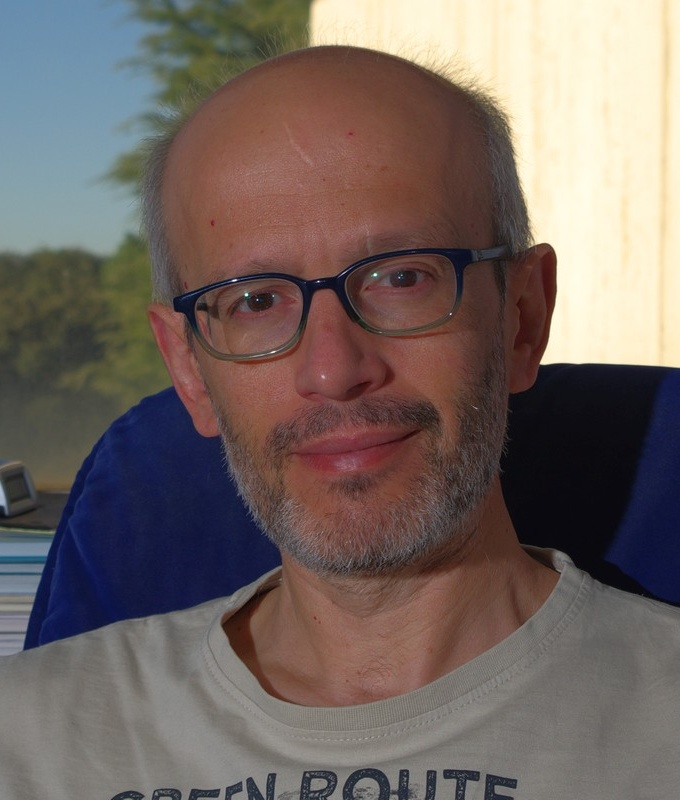
%> input picture FC_LAB5/foto.jpg, 680 x 800 px
$ octave --eval "result = energia(imread('foto.jpg'));"   (GNU Octave 9; MATLAB toolbox functions it lacks are replaced by stand-ins)
%> lines starting %> are read from the running program, lines starting %| are printed output that depends on the picture
function E=energia(im)
    soporte = [7 7];
    S = 1.5;
    filtro = fspecial('gauss', soporte, S);

    im2 = imfilter(im, filtro, 'sym');
    det = abs(im - im2);
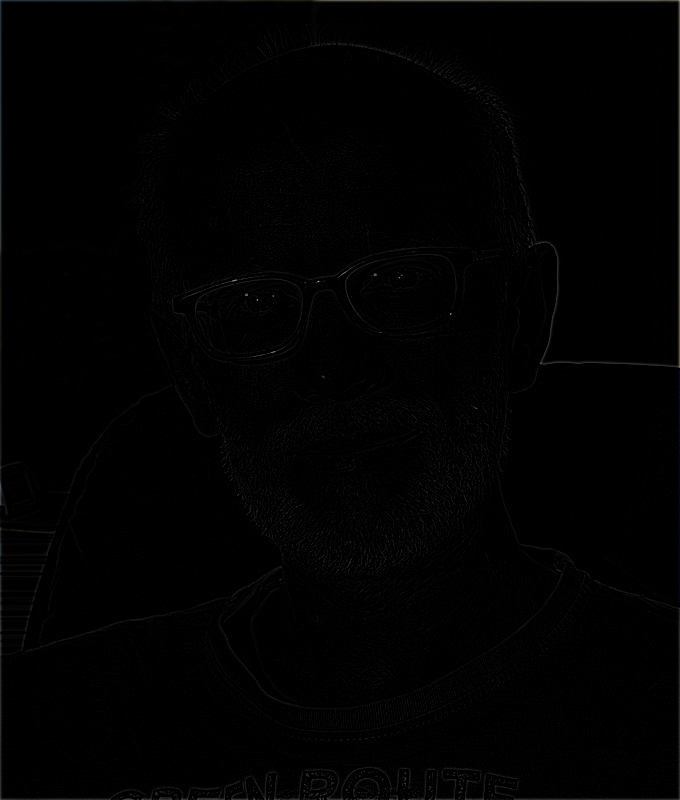
%> det: size 800x680x3 uint8; mean R, G, B 1.6, 1.6, 1.6
    detalle = det(:,:,1)+det(:,:,2)+det(:,:,3);
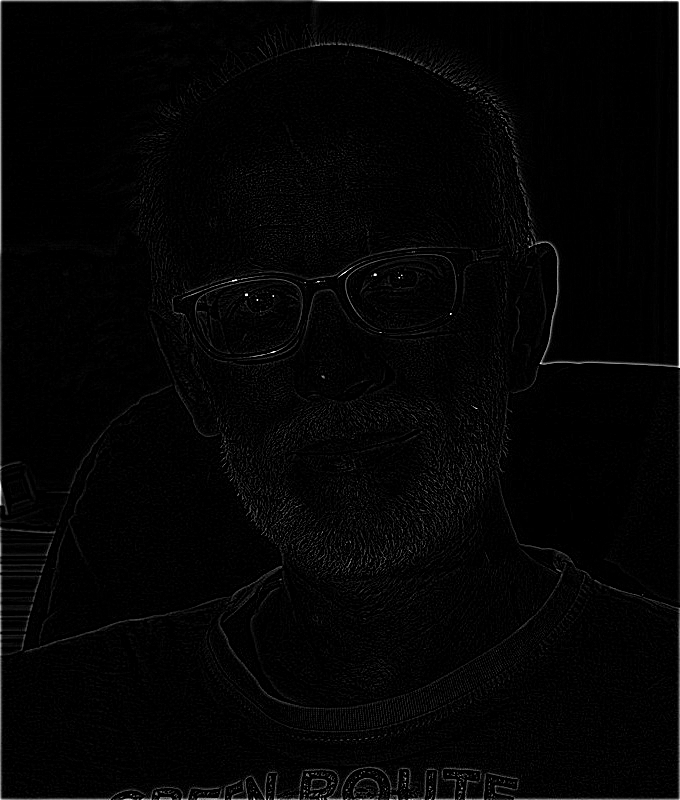
%> detalle: size 800x680 uint8; min 0, max 255, mean 4.7
    E = 10*log2(1+detalle);
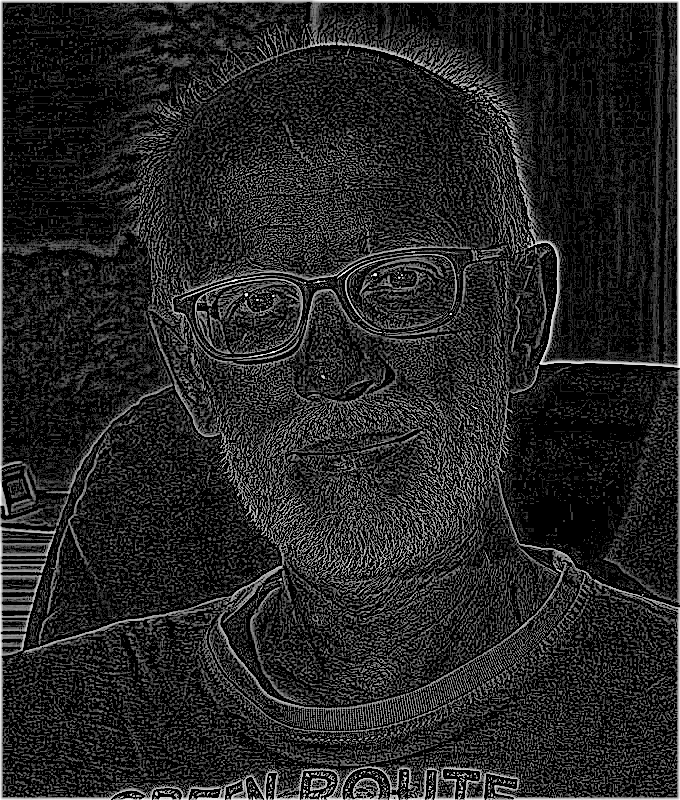
%> E: size 800x680 double; min 0, max 79.94, mean 11.7; drawn with min black and max white

end

$ run again, on FC_LAB5/image.JPG
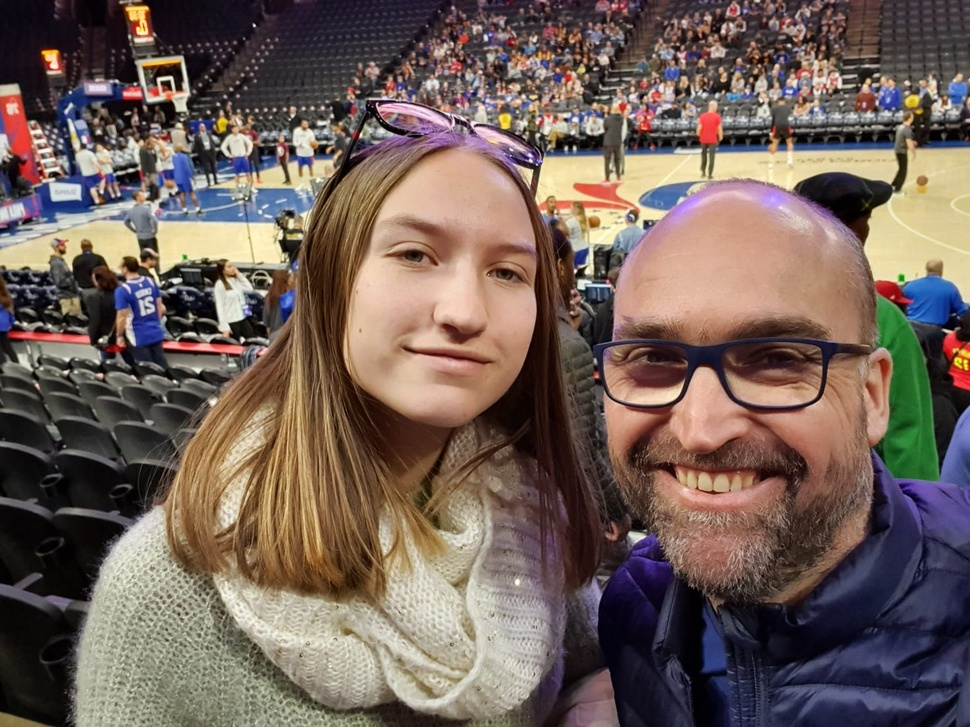
%> input picture FC_LAB5/image.JPG, 970 x 727 px, shrunk from 1472 x 1104 before the run
%> in energia, `detalle = det(:,:,1)+det(:,:,2)+det(:,:,3);`:
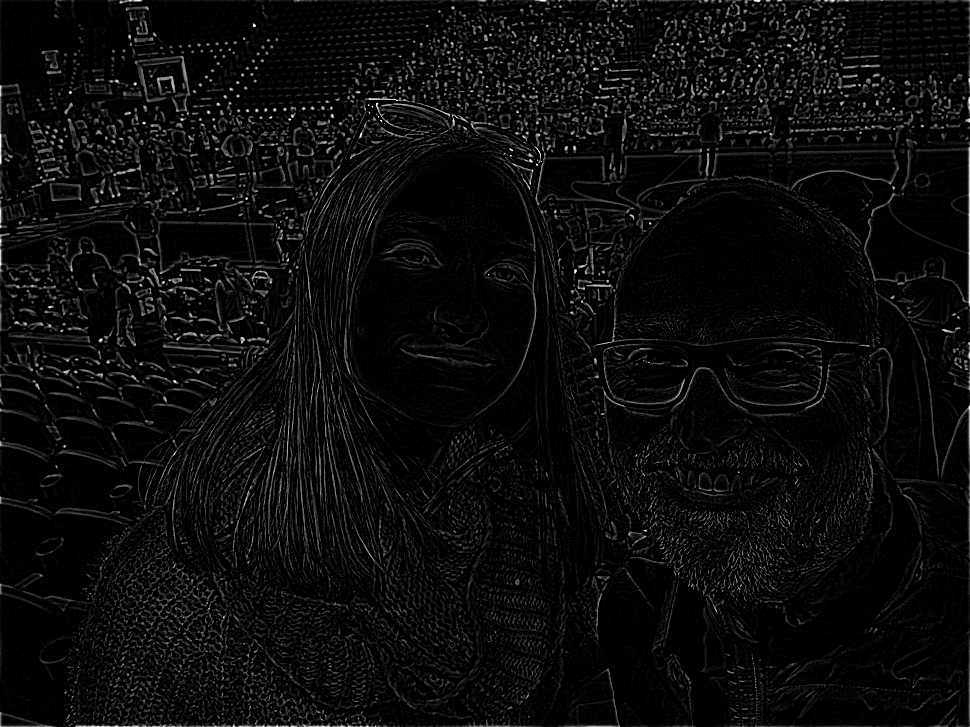
%> detalle: size 727x970 uint8; min 0, max 255, mean 11.7
%> in energia, `E = 10*log2(1+detalle);`:
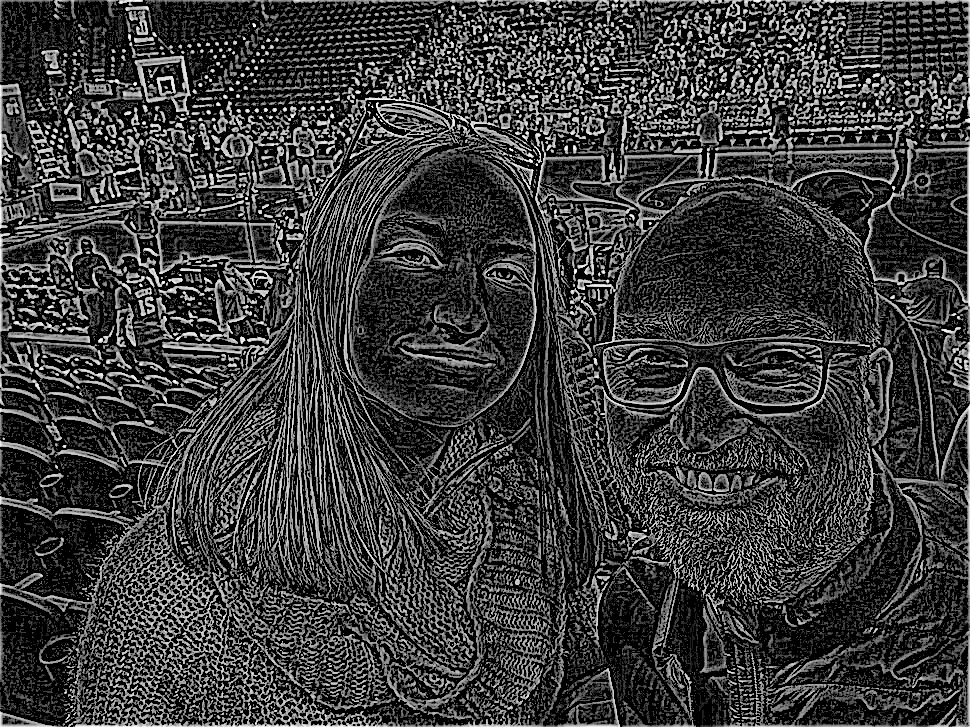
%> E: size 727x970 double; min 0, max 79.94, mean 18.3; drawn with min black and max white
